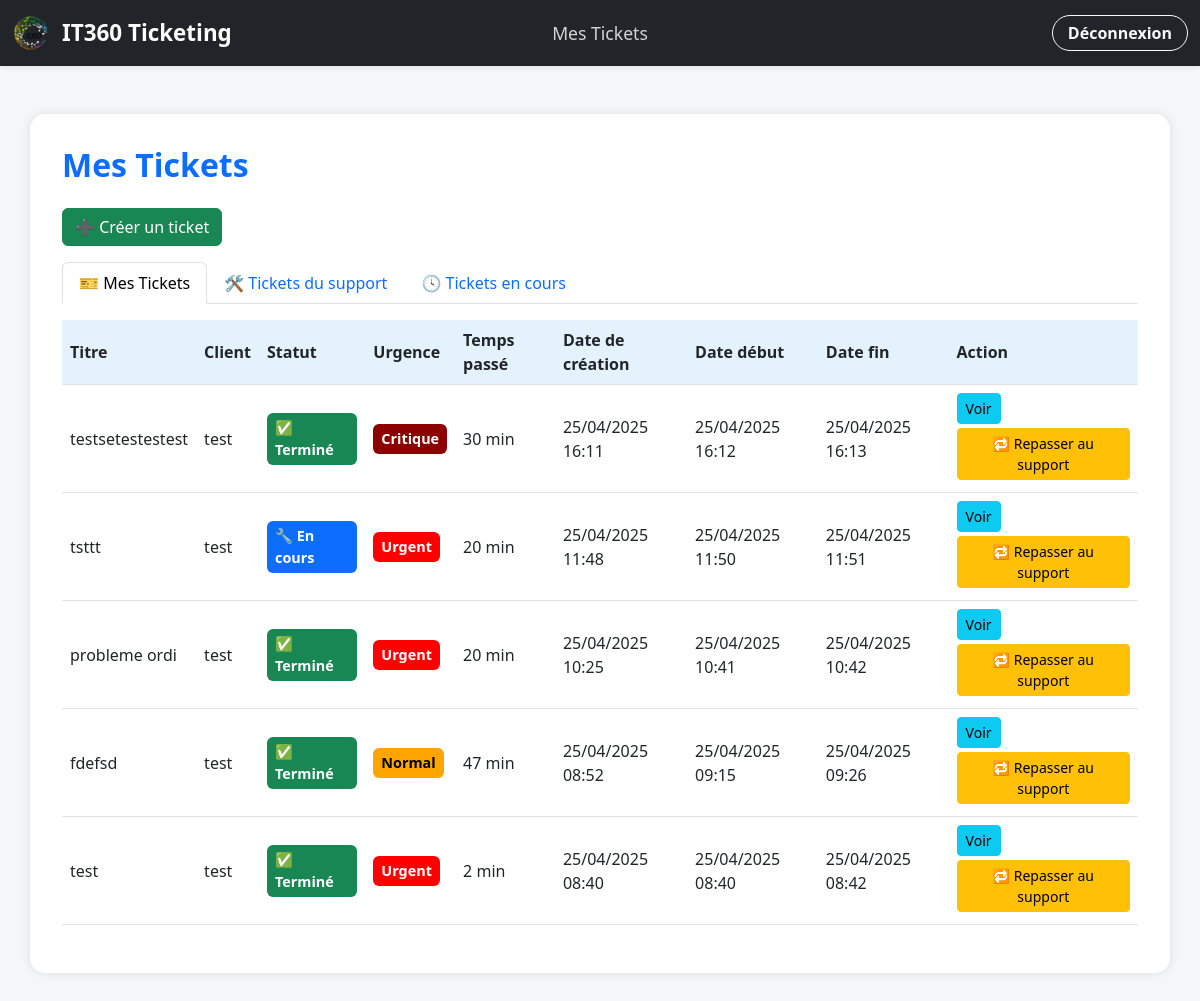
Screenshot of /dashboard/ (signed in) with the database file from the repository.
### models.py (models this page shows, shortened)
class Ticket(db.Model):
    id = db.Column(db.Integer, primary_key=True)
    titre = db.Column(db.String(150), nullable=False)
    description = db.Column(db.Text, nullable=False)
    statut = db.Column(db.String(50), default='En attente')
    temps_passe_personnalise = db.Column(db.Integer, nullable=True)
    temps_facture_personnalise = db.Column(db.Integer, nullable=True)
    date_creation = db.Column(db.DateTime, default=lambda: datetime.now(pytz.timezone("Europe/Paris")))
    date_debut = db.Column(db.DateTime, nullable=True)
    date_fin = db.Column(db.DateTime, nullable=True)
    rapport = db.Column(db.Text)
    demandeur = db.Column(db.String(100))
    client_id = db.Column(db.Integer, db.ForeignKey('client.id'), nullable=False)
    utilisateur_id = db.Column(db.Integer, db.ForeignKey('utilisateur.id'))
    urgence = db.Column(db.String(20), default='Normal')
    groupe_assignation = db.Column(db.String(50), nullable=True)
    telephone = db.Column(db.String(20), nullable=True)
    observation = db.Column(db.Text, nullable=True)
    materiel_fourni = db.Column(db.Boolean, default=False)
    @hybrid_property
    def temps_passe(self):
        if self.temps_passe_personnalise is not None:
            return self.temps_passe_personnalise
        if self.date_debut and self.date_fin:
            delta = self.date_fin - self.date_debut
            return round(delta.total_seconds() / 60)
        return 0

class Client(db.Model):
    id = db.Column(db.Integer, primary_key=True)
    nom = db.Column(db.String(100), nullable=False)
    email = db.Column(db.String(100))
    telephone = db.Column(db.String(50))
    solde_annuel = db.Column(JSON, default=dict)  # Ex: {"2025": 240}
    contrat_id = db.Column(db.Integer, db.ForeignKey('contrat.id', name="fk_client_contrat_id"), nullable=True)
    contrat = db.Column(db.Boolean, default=False)
    tickets = db.relationship('Ticket', backref='client', lazy=True)

### routes/dashboard.py (the view)
@dashboard_bp.route('/')
@login_required
def index():
    filtre_statut = request.args.get('statut')
    if current_user.role == 'technicien':
        perso_query = Ticket.query.filter(Ticket.utilisateur_id == current_user.id)
        support_query = Ticket.query.filter(
            Ticket.groupe_assignation == 'support',
            Ticket.utilisateur_id == None
        )
        en_cours_query = Ticket.query.filter(
            or_(
                Ticket.statut == 'En cours',
                Ticket.statut == 'En attente'
            ),
            or_(
                Ticket.utilisateur_id == current_user.id,
                Ticket.groupe_assignation == 'support'
            )
        )
        if filtre_statut:
            perso_query = perso_query.filter_by(statut=filtre_statut)
            support_query = support_query.filter_by(statut=filtre_statut)
        tickets_perso = perso_query.order_by(Ticket.date_creation.desc()).all()
        tickets_support = support_query.order_by(Ticket.date_creation.desc()).all()
        tickets_en_cours = en_cours_query.order_by(Ticket.date_creation.desc()).all()
        return render_template(
            'dashboard_tickets_technicien.html',
            tickets_perso=tickets_perso,
            tickets_support=tickets_support,
            tickets_en_cours=tickets_en_cours,
            filtre_statut=filtre_statut
        )
    else:
        clients = Client.query.all()
        return render_template('dashboard_clients.html', clients=clients)

### app.py (called while the page is built)
@login_manager.user_loader
def load_user(user_id):
    with current_app.app_context():
        return db.session.get(Utilisateur, int(user_id))

### templates/dashboard_tickets_technicien.html (shortened to what this page needs)
{% extends "base.html" %}
{% block content %}
<h2 class="mb-4 text-primary">Mes Tickets</h2>
<a href="{{ url_for('tickets.create_by_technicien') }}" class="btn btn-success mb-3">
    ➕ Créer un ticket
</a>
<ul class="nav nav-tabs mb-3" id="ticketTabs" role="tablist">
  <li class="nav-item" role="presentation">
    <button class="nav-link active" id="perso-tab" data-bs-toggle="tab" data-bs-target="#perso" type="button" role="tab">
      🎫 Mes Tickets
    </button>
  </li>
  <li class="nav-item" role="presentation">
    <button class="nav-link" id="support-tab" data-bs-toggle="tab" data-bs-target="#support" type="button" role="tab">
      🛠️ Tickets du support
    </button>
  </li>
  <li class="nav-item" role="presentation">
    <button class="nav-link" id="cours-tab" data-bs-toggle="tab" data-bs-target="#cours" type="button" role="tab">
      🕓 Tickets en cours
    </button>
  </li>
</ul>
<div class="tab-content" id="ticketTabsContent">
  <div class="tab-pane fade show active" id="perso" role="tabpanel" aria-labelledby="perso-tab">
    {% set tickets = tickets_perso %}
    {% include 'partials/ticket_table.html' %}
  </div>
    {% if tickets_support %}
      {% set tickets = tickets_support %}
    {% else %}
      <div class="alert alert-info mt-3">Aucun ticket disponible dans le groupe support.</div>
    {% endif %}
    {% if tickets_en_cours %}
      {% set tickets = tickets_en_cours %}
    {% else %}
      <div class="alert alert-info mt-3">Aucun ticket en cours pour l'instant.</div>
    {% endif %}
</div>
{% endblock %}

### templates/partials/ticket_table.html
<table class="table table-hover">
  <thead>
    <tr>
      <th>Titre</th>
      <th>Client</th>
      <th>Statut</th>
      <th>Urgence</th>
      <th>Temps passé</th>
      <th>Date de création</th>
      <th>Date début</th>
      <th>Date fin</th>
      <th>Action</th>
    </tr>
  </thead>
  <tbody>
    {% for ticket in tickets %}
    <tr>
      <td>{{ ticket.titre }}</td>
      <td>{{ ticket.client.nom }}</td>
      <td>
        {% if ticket.statut == 'En attente' %}
          <span class="badge-statut badge-attente">⏳ En attente</span>
        {% elif ticket.statut == 'En cours' %}
          <span class="badge-statut badge-encours">🔧 En cours</span>
        {% elif ticket.statut == 'Terminé' %}
          <span class="badge-statut badge-termine">✅ Terminé</span>
        {% else %}
          {{ ticket.statut }}
        {% endif %}
      </td>
      <td>
        {% if ticket.urgence == 'Critique' %}
          <span class="badge-urgence badge-critique">Critique</span>
        {% elif ticket.urgence == 'Urgent' %}
          <span class="badge-urgence badge-urgent">Urgent</span>
        {% elif ticket.urgence == 'Normal' %}
          <span class="badge-urgence badge-normal">Normal</span>
        {% elif ticket.urgence == 'Faible' %}
          <span class="badge-urgence badge-faible">Faible</span>
        {% else %}
          Non défini
        {% endif %}
      </td>
      <td>{{ ticket.temps_passe }} min</td>
      <td>{{ ticket.date_creation.strftime('%d/%m/%Y %H:%M') if ticket.date_creation else "-" }}</td>
      <td>{{ ticket.date_debut.strftime('%d/%m/%Y %H:%M') if ticket.date_debut else "-" }}</td>
      <td>{{ ticket.date_fin.strftime('%d/%m/%Y %H:%M') if ticket.date_fin else "-" }}</td>
      <td>
        <a class="btn btn-info btn-sm mb-1" href="{{ url_for('tickets.detail', ticket_id=ticket.id) }}">Voir</a>
        {% if current_user.role == 'technicien' %}
          {% if ticket.utilisateur_id == current_user.id %}
            <form action="{{ url_for('tickets.reassign_to_support', ticket_id=ticket.id) }}" method="POST" style="display:inline;">
              <button type="submit" class="btn btn-warning btn-sm mb-1" onclick="return confirm('Renvoyer ce ticket au support ?')">
                🔁 Repasser au support
              </button>
            </form>
          {% elif ticket.groupe_assignation == 'support' and not ticket.utilisateur_id %}
            <form action="{{ url_for('tickets.assign', ticket_id=ticket.id) }}" method="POST" style="display:inline;">
              <button type="submit" class="btn btn-success btn-sm mb-1">🛠️ Prendre</button>
            </form>
          {% endif %}
        {% endif %}
      </td>
    </tr>
    {% endfor %}
  </tbody>
</table>

### static/css/custom.css (style rules this page uses)
body { background-color: #f4f6f8; font-family: 'Segoe UI', Tahoma, Geneva, Verdana, sans-serif; }
h1, h2, h3 { color: #0d6efd; }
.table th { background-color: #e3f2fd; }
.table td, .table th { vertical-align: middle; }

### templates/base.html (style rules this page uses)
body { background-color: #f4f6f8; font-family: 'Segoe UI', Tahoma, Geneva, Verdana, sans-serif; }
h2 { color: #0d6efd; font-weight: bold; }

### templates/dashboard_tickets_technicien.html (style rules this page uses)
.badge-urgence, .badge-statut { padding: 4px 8px; border-radius: 0.375rem; font-weight: bold; font-size: 0.9em; display: inline-block; }
.badge-critique { background-color: #8B0000; color: white; }
.badge-urgent { background-color: #FF0000; color: white; }
.badge-normal { background-color: #FFA500; color: black; }
.badge-encours { background-color: #0d6efd; color: white; }
.badge-termine { background-color: #198754; color: white; }

### rows the page displays
Ticket: titre "testsetestestest", client.nom "test", statut "✅ Terminé", urgence "Critique", temps_passe "30", date_creation "25/04/2025 16:11", date_debut "25/04/2025 16:12", date_fin "25/04/2025 16:13"
Ticket: titre "tsttt", client.nom "test", statut "🔧 En cours", urgence "Urgent", temps_passe "20", date_creation "25/04/2025 11:48", date_debut "25/04/2025 11:50", date_fin "25/04/2025 11:51"
Ticket: titre "probleme ordi", client.nom "test", statut "✅ Terminé", urgence "Urgent", temps_passe "20", date_creation "25/04/2025 10:25", date_debut "25/04/2025 10:41", date_fin "25/04/2025 10:42"
Ticket: titre "fdefsd", client.nom "test", statut "✅ Terminé", urgence "Normal", temps_passe "47", date_creation "25/04/2025 08:52", date_debut "25/04/2025 09:15", date_fin "25/04/2025 09:26"
Ticket: titre "test", client.nom "test", statut "✅ Terminé", urgence "Urgent", temps_passe "2", date_creation "25/04/2025 08:40", date_debut "25/04/2025 08:40", date_fin "25/04/2025 08:42"
